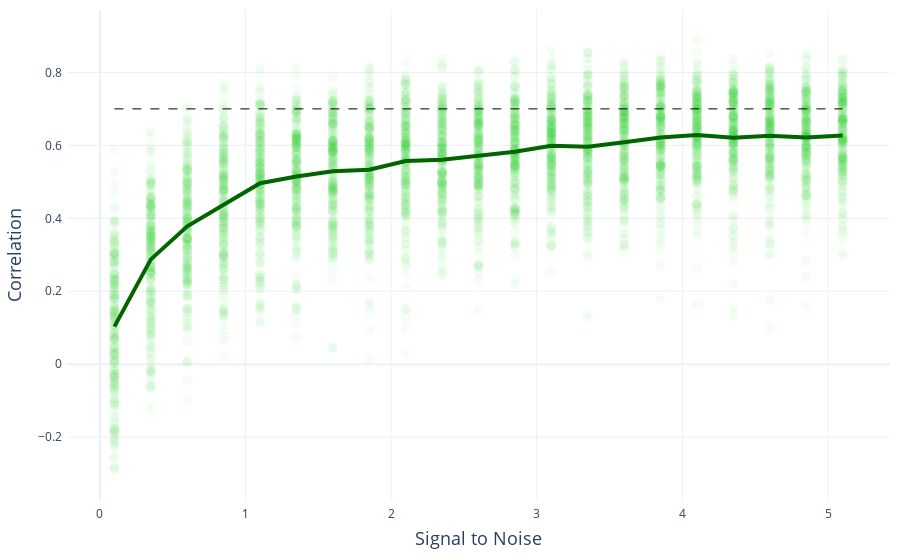

The code cell stored with this chart in its notebook:
### Markdown cell above
We can now use the simulation module to create 20 data sets with a relatively low signal to noise level.
We will use a design with 8 partitions.

### Code cell
# Create the design. In this case it's 2 conditions, across 8 runs (partitions)!
cond_vec, part_vec = pcm.sim.make_design(n_cond=2, n_part=8)

# Starting from the true model above, generate 20 datasets/participants with relatively low signal-to-noise ratio (2:10)
D = pcm.sim.make_dataset(model=Mtrue, \
    theta=[1,2.7,0.4,0.2], \
    cond_vec=cond_vec, \
    part_vec=part_vec, \
    n_sim=20, \
    signal=0.2)

### Figure 1 — Plotly figure (JSON) as saved in the notebook; plotly's stock layout.template omitted (floating-point values rounded to 4 significant figures; data arrays with more than 128 entries replaced by an {"elided": "..."} marker saying what was removed)
{"data": [{"hoverinfo": "skip", "marker": {"color": "rgba(0, 200, 0, 0.04)", "size": 10}, "mode": "markers", "name": "individual simulations", "showlegend": false, "type": "scatter", "x": {"elided": "4200 float values"}, "y": {"elided": "4200 float values"}}, {"hovertemplate": "<i>Signal</i>: %{x:.2f}<br>Mean: %{y:.2f}<br>%{text}", "line": {"color": "rgba(0, 100, 0, 1)", "width": 4}, "mode": "lines", "name": "", "showlegend": false, "text": ["Std: 0.18", "Std: 0.16", "Std: 0.15", "Std: 0.16", "Std: 0.15", "Std: 0.14", "Std: 0.13", "Std: 0.14", "Std: 0.14", "Std: 0.12", "Std: 0.13", "Std: 0.12", "Std: 0.11", "Std: 0.13", "Std: 0.12", "Std: 0.12", "Std: 0.11", "Std: 0.12", "Std: 0.12", "Std: 0.11", "Std: 0.11"], "type": "scatter", "x": [0.1, 0.35, 0.6, 0.85, 1.1, 1.35, 1.6, 1.85, 2.1, 2.35, 2.6, 2.85, 3.1, 3.35, 3.6, 3.85, 4.1, 4.35, 4.6, 4.85, 5.1], "y": [0.103, 0.2874, 0.3779, 0.4357, 0.4964, 0.5147, 0.5291, 0.5333, 0.5572, 0.5608, 0.5715, 0.5823, 0.599, 0.5961, 0.6083, 0.6213, 0.6285, 0.6209, 0.6265, 0.6213, 0.6269]}, {"hovertemplate": "True correlation<br>%{y:.2f}", "line": {"color": "rgba(0, 0, 0, 1)", "dash": "dash", "width": 1}, "mode": "lines", "name": "", "showlegend": false, "type": "scatter", "x": [0.1, 0.35, 0.6, 0.85, 1.1, 1.35, 1.6, 1.85, 2.1, 2.35, 2.6, 2.85, 3.1, 3.35, 3.6, 3.85, 4.1, 4.35, 4.6, 4.85, 5.1], "y": [0.7, 0.7, 0.7, 0.7, 0.7, 0.7, 0.7, 0.7, 0.7, 0.7, 0.7, 0.7, 0.7, 0.7, 0.7, 0.7, 0.7, 0.7, 0.7, 0.7, 0.7]}], "layout": {"autosize": true, "hovermode": "closest", "margin": {"b": 10, "l": 10, "pad": 4, "r": 10, "t": 10}, "xaxis": {"title": {"font": {"size": 18}, "text": "Signal to Noise"}}, "yaxis": {"title": {"font": {"size": 18}, "text": "Correlation"}}}}
